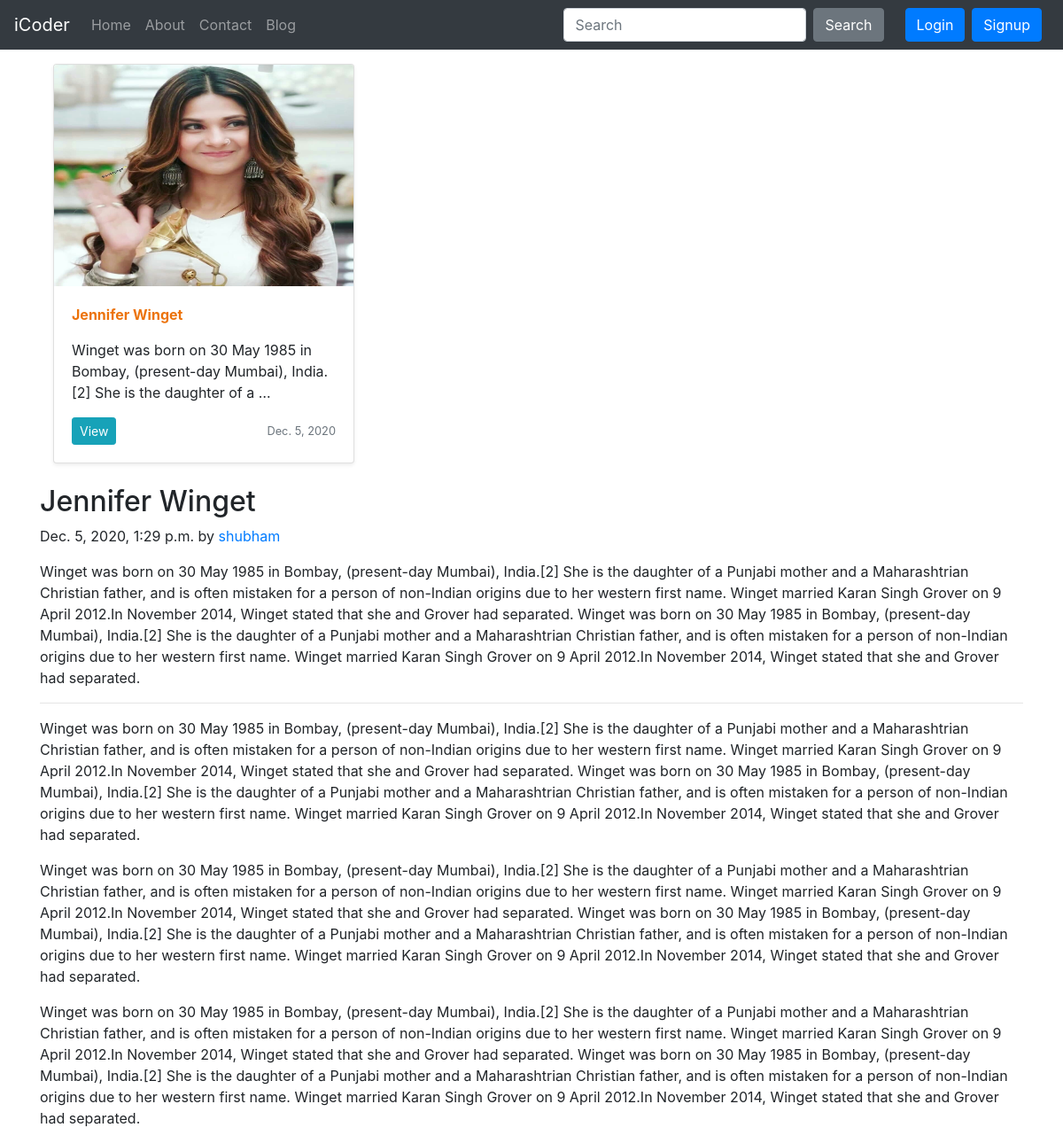
Screenshot of /blog/jennifer with the database file from the repository.
### blog/models.py (models this page shows, shortened)
class Post(models.Model):
    sno = models.AutoField(primary_key=True)
    title = models.CharField(max_length=200)
    author = models.CharField(max_length=200)
    image = models.ImageField(upload_to="blog/images",default=" ")
    content = models.TextField()
    category = models.CharField(max_length=200,default="actress")
    slug = models.CharField(max_length=130,default="")
    timestamp = models.DateTimeField(blank=True)

### blog/views.py (the view)
# urls.py: path('<str:slug>', views.blogPost,name="blogPost"),
def blogPost(request,slug):
    post = Post.objects.filter(slug=slug).first()
    context={'post':post}
    return render(request,"blog/blogPost.html",context)

### templates/blog/blogPost.html (shortened to what this page needs)
{% extends 'home/basic.html' %}
{% block body %}
<div class="container my-3">
<div class="col-md-4">
    <div class="card mb-4 shadow-sm">
      <img src="/media/{{post.image}}" class="bd-placeholder-img card-img-top" width="100%" height="250" role="img" ></img>
      <div class="card-body">
      <b><p class="text-capitalize text-decoration-underline" style="color: #ec730b;">{{post.title}}</p></b>
        <p class="card-text">{{post.content|truncatechars:100}}</p>
        <div class="d-flex justify-content-between align-items-center">
          <div class="btn-group">
            <a href="{{post.slug}}"><button type="button" class="btn btn-sm btn-info">View</button></a>
          </div>
          <small class="text-muted"> {{post.timestamp.date }}</small>
        </div>
      </div>
    </div>
</div>
</div>
<div class="container">
<div class="blog-post">
        <h2 class="blog-post-title">{{post.title}}</h2>
        <p class="blog-post-meta">{{post.timestamp}} by <a href="#">{{ post.author}}</a></p>
        <p>{{post.content}}</p>
        <hr>
        <p>{{post.content}}</p>
        <blockquote>
          <p>{{post.content}}</p>
        </blockquote>
        <p>{{post.content}}</p>
</div>
{% endblock body %}

### rows the page displays
Post: image (picture), title "Jennifer Winget", content "Winget was born on 30 May 1985 in Bombay, (present-day Mumbai), India.[2] She is the daughter of a …", timestamp "Dec. 5, 2020", timestamp "Dec. 5, 2020, 1:29 p.m.", author "shubham", content "Winget was born on 30 May 1985 in Bombay, (present-day Mumbai), India.[2] She is the daughter of a Punjabi mother and a Maharashtrian Christian father, and is often mistaken for a person of non-Indian origins due to her western first name. Winget married Karan Singh Grover on 9 April 2012.In November 2014, Winget stated that she and Grover had separated. Winget was born on 30 May 1985 in Bombay, (present-day Mumbai), India.[2] She is the daughter of a Punjabi mother and a Maharashtrian Christian father, and is often mistaken for a person of non-Indian origins due to her western first name. Winget married Karan Singh Grover on 9 April 2012.In November 2014, Winget stated that she and Grover…"
